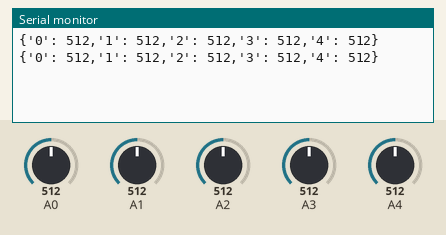
Bench run of a sketch on a simulated Arduino Uno, built with avr-gcc and run on an emulated ATmega328P. On the bench: the last lines printed to the serial monitor. The test bench sets the inputs (shaded band); at power-on: A0 = 512, A1 = 512, A2 = 512, A3 = 512, A4 = 512.

Above: at 1.8 s.
1.9 s: A0 set to 716
At 2.8 s:
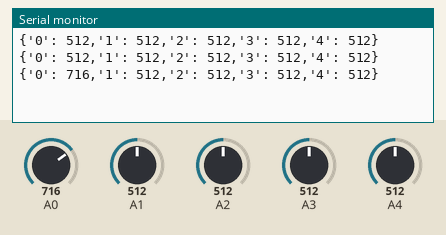
3.4 s: A1 set to 716
At 4.6 s:
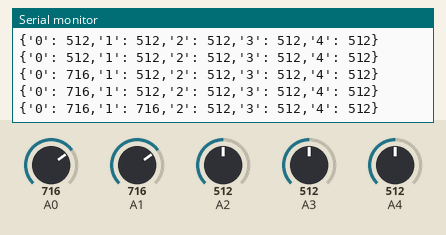
4.9 s: A2 set to 716
At 5.4 s:
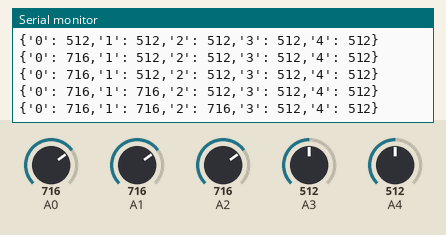
6.4 s: A3 set to 716
At 7.7 s:
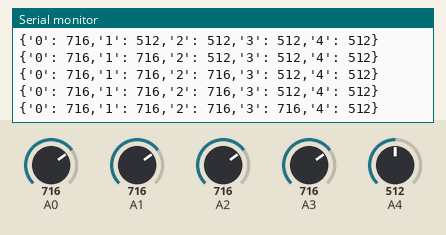
7.9 s: A4 set to 716
At 8.8 s:
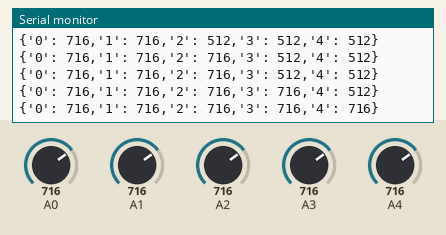
9.4 s: A0 set to 992
At 10.7 s:
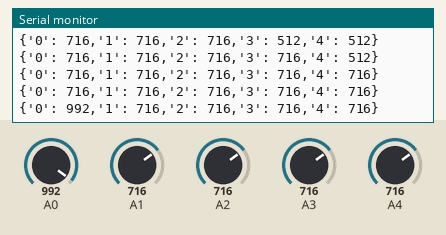
Timing chart, 0 to 11.9 s (numbered marks = the images above; inputs shaded):
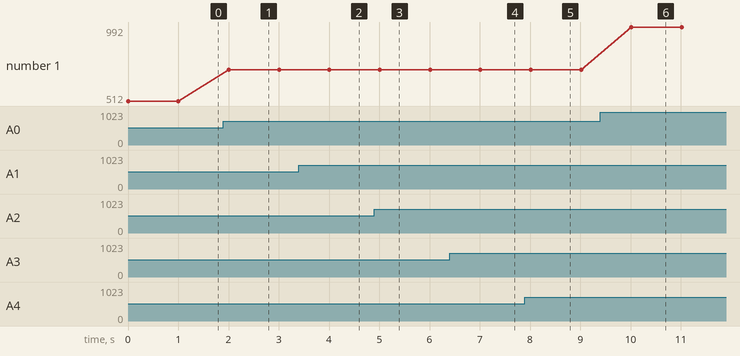

Measured:
- after the input at 1.9 s, the serial monitor: prints a new line after 0.10 s (image 1)
- after the input at 3.4 s, the serial monitor: prints a new line after 0.61 s (image 2)
- after the input at 4.9 s, the serial monitor: prints a new line after 0.11 s (image 3)
- after the input at 6.4 s, the serial monitor: prints a new line after 0.61 s (image 4)
- after the input at 7.9 s, the serial monitor: prints a new line after 0.11 s (image 5)
- after the input at 9.4 s, the serial monitor: prints a new line after 0.62 s (image 6)
- plotted number 1: 512 → 716 after the input at 1.9 s, 716 → 992 after the input at 9.4 s

The sketch:

read_sensors.ino
```cpp
void setup()
{
  Serial.begin(9600);
}

void loop()
{
  int sensorVal0 = analogRead(A0);
  int sensorVal1 = analogRead(A1);
  int sensorVal2 = analogRead(A2);
  int sensorVal3 = analogRead(A3);
  int sensorVal4 = analogRead(A4);

  Serial.print("{'0': ");
  Serial.print(sensorVal0);
  Serial.print(",'1': ");
  Serial.print(sensorVal1);
  Serial.print(",'2': ");
  Serial.print(sensorVal2);
  Serial.print(",'3': ");
  Serial.print(sensorVal3);
  Serial.print(",'4': ");
  Serial.print(sensorVal4);
  Serial.println("}");

  delay(1000);
}
```
